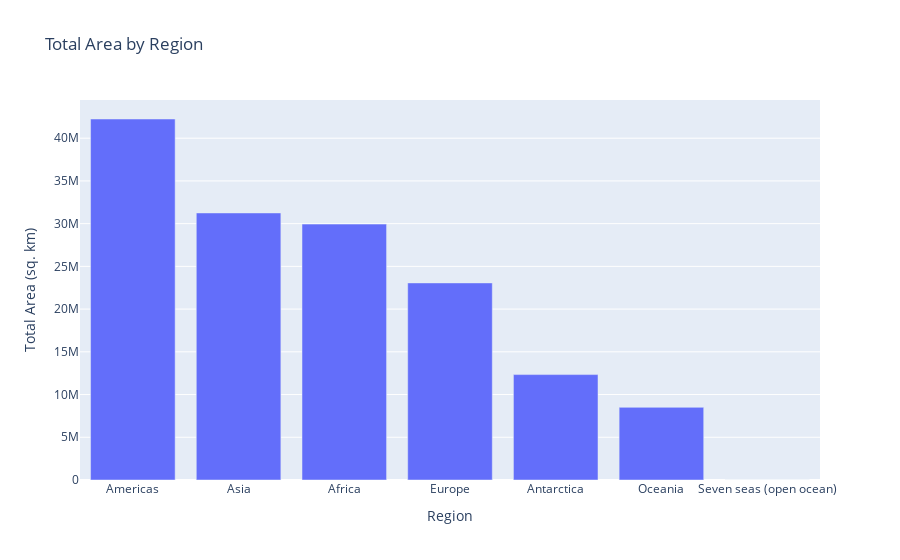

Write notebook code for a chart like this one.
### Code cell
fig = px.bar(
    x=area_by_region.index,
    y=area_by_region.values,
    labels={"x": "Region", "y": "Total Area (sq. km)"},
    title="Total Area by Region",
)
fig

### Figure 1 — Plotly figure (JSON) as saved in the notebook; plotly's stock layout.template omitted (floating-point values rounded to 4 significant figures)
{"data": [{"hovertemplate": "Region=%{x}<br>Total Area (sq. km)=%{y}<extra></extra>", "legendgroup": "", "marker": {"color": "#636efa", "pattern": {"shape": ""}}, "name": "", "orientation": "v", "showlegend": false, "textposition": "auto", "type": "bar", "x": ["Americas", "Asia", "Africa", "Europe", "Antarctica", "Oceania", "Seven seas (open ocean)"], "xaxis": "x", "y": [42250000.0, 31250000.0, 29950000.0, 23070000.0, 12340000.0, 8504000.0, 11600.0], "yaxis": "y"}], "layout": {"barmode": "relative", "legend": {"tracegroupgap": 0}, "title": {"text": "Total Area by Region"}, "xaxis": {"anchor": "y", "domain": [0, 1], "title": {"text": "Region"}}, "yaxis": {"anchor": "x", "domain": [0, 1], "title": {"text": "Total Area (sq. km)"}}}}
